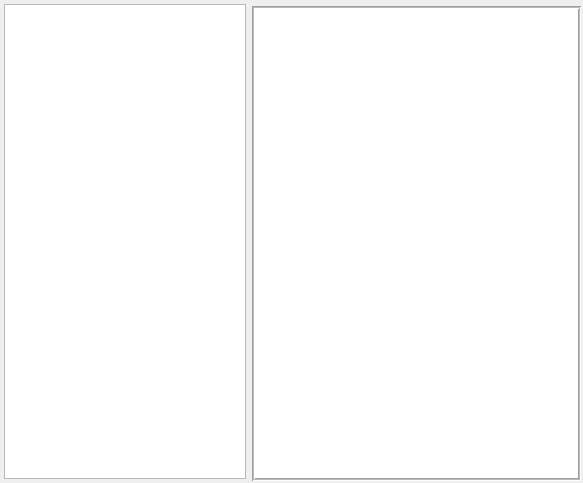
<?xml version="1.0" encoding="UTF-8"?>
<ui version="4.0">
 <class>MainWindow</class>
 <widget class="QMainWindow" name="MainWindow">
  <property name="geometry">
   <rect>
    <x>0</x>
    <y>0</y>
    <width>583</width>
    <height>483</height>
   </rect>
  </property>
  <property name="windowTitle">
   <string>KPP Vision</string>
  </property>
  <property name="autoFillBackground">
   <bool>false</bool>
  </property>
  <property name="styleSheet">
   <string notr="true"/>
  </property>
  <widget class="QWidget" name="centralWidget">
   <layout class="QHBoxLayout" name="horizontalLayout_2">
    <property name="spacing">
     <number>0</number>
    </property>
    <property name="sizeConstraint">
     <enum>QLayout::SetNoConstraint</enum>
    </property>
    <property name="leftMargin">
     <number>0</number>
    </property>
    <property name="topMargin">
     <number>0</number>
    </property>
    <property name="rightMargin">
     <number>0</number>
    </property>
    <property name="bottomMargin">
     <number>0</number>
    </property>
    <item>
     <widget class="SideWidget" name="sideWidget" native="true">
      <property name="sizePolicy">
       <sizepolicy hsizetype="Fixed" vsizetype="Expanding">
        <horstretch>0</horstretch>
        <verstretch>0</verstretch>
       </sizepolicy>
      </property>
      <property name="maximumSize">
       <size>
        <width>250</width>
        <height>16777215</height>
       </size>
      </property>
      <layout class="QVBoxLayout" name="verticalLayout_3">
       <property name="spacing">
        <number>4</number>
       </property>
       <property name="sizeConstraint">
        <enum>QLayout::SetDefaultConstraint</enum>
       </property>
       <property name="leftMargin">
        <number>4</number>
       </property>
       <property name="topMargin">
        <number>4</number>
       </property>
       <property name="rightMargin">
        <number>4</number>
       </property>
       <property name="bottomMargin">
        <number>4</number>
       </property>
       <item>
        <widget class="SideTreeWidget" name="treeWidget">
         <property name="alternatingRowColors">
          <bool>true</bool>
         </property>
         <property name="autoExpandDelay">
          <number>1</number>
         </property>
         <property name="rootIsDecorated">
          <bool>true</bool>
         </property>
         <property name="animated">
          <bool>true</bool>
         </property>
         <attribute name="headerVisible">
          <bool>false</bool>
         </attribute>
         <column>
          <property name="text">
           <string notr="true">1</string>
          </property>
         </column>
        </widget>
       </item>
      </layout>
     </widget>
    </item>
    <item>
     <layout class="QVBoxLayout" name="mainLayout">
      <property name="sizeConstraint">
       <enum>QLayout::SetNoConstraint</enum>
      </property>
      <item>
       <widget class="QWidget" name="mainWidget" native="true">
        <layout class="QVBoxLayout" name="verticalLayout_2">
         <property name="spacing">
          <number>2</number>
         </property>
         <property name="sizeConstraint">
          <enum>QLayout::SetNoConstraint</enum>
         </property>
         <property name="leftMargin">
          <number>2</number>
         </property>
         <property name="topMargin">
          <number>2</number>
         </property>
         <property name="rightMargin">
          <number>2</number>
         </property>
         <property name="bottomMargin">
          <number>2</number>
         </property>
         <item>
          <layout class="QVBoxLayout" name="actionlayout">
           <property name="spacing">
            <number>2</number>
           </property>
           <property name="sizeConstraint">
            <enum>QLayout::SetNoConstraint</enum>
           </property>
           <property name="leftMargin">
            <number>2</number>
           </property>
           <property name="topMargin">
            <number>2</number>
           </property>
           <property name="rightMargin">
            <number>2</number>
           </property>
           <property name="bottomMargin">
            <number>2</number>
           </property>
          </layout>
         </item>
         <item>
          <widget class="QGraphicsView" name="graphicsView">
           <property name="frameShape">
            <enum>QFrame::Box</enum>
           </property>
           <property name="frameShadow">
            <enum>QFrame::Sunken</enum>
           </property>
           <property name="midLineWidth">
            <number>1</number>
           </property>
          </widget>
         </item>
        </layout>
       </widget>
      </item>
     </layout>
    </item>
   </layout>
  </widget>
 </widget>
 <layoutdefault spacing="6" margin="11"/>
 <customwidgets>
  <customwidget>
   <class>SideWidget</class>
   <extends>QWidget</extends>
   <header>sidewidget.h</header>
   <container>1</container>
  </customwidget>
  <customwidget>
   <class>SideTreeWidget</class>
   <extends>QTreeWidget</extends>
   <header>sidetreewidget.h</header>
  </customwidget>
 </customwidgets>
 <resources/>
 <connections/>
</ui>
